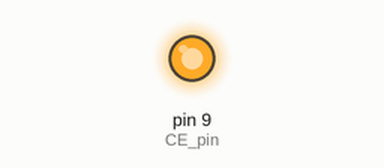
Simulated run of this sketch. Board: Arduino Uno, built with avr-gcc and run on an emulated ATmega328P. Parts: output pins drawn as LEDs (lit = HIGH). Pins used as bus, display or sensor lines are not drawn; what the sketch prints to the serial monitor is not drawn.

Above: at 0.2 s.
Timing chart, 0 to 1.7 s (numbered marks = the images above):
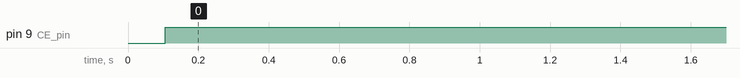

The sketch:

SPI_ARD.ino
```cpp
#include <SPI.h>

#define MOSI_pin  12
#define MISO_pin  11
#define SCK_pin   13
#define CSN_pin   10
#define CE_pin    9
#define IRQ_pin   8

#define INBYTES 1
#define OUTBYTES 1

int address = 0;
int spi_status = 0;
int data_transmit[OUTBYTES];
int data_receive[INBYTES];

byte variavel = 0;

void setup(){
  nRF_init();
  Serial.begin(9600);
  Serial.println("COMM CHECK");
}

void loop(){
  variavel++;
  Serial.println(variavel);
  nRF_transmit(variavel);
  Serial.flush();
  delay(100);
}

//////////////////////////////////////////////////// "nRF.h"

void nRF_init(){
  delay(100);                   // transceiver startup delay
  pinMode(CE_pin, OUTPUT);
  pinMode(CSN_pin, OUTPUT);
  pinMode(MOSI_pin, OUTPUT);
  pinMode(MISO_pin, INPUT);
  pinMode(SCK_pin, OUTPUT);
  SPI.begin();
  SPI.beginTransaction(SPISettings(SPI_CLOCK_DIV2, MSBFIRST, SPI_MODE0));
  digitalWrite(CE_pin, HIGH);
  digitalWrite(CSN_pin, HIGH);

  nRF_write(0x11, INBYTES);    // incoming bytes in RX_PW_P0

  nRF_write(0x00, B01111111);
  nRF_write(0x01, B00000000);
  nRF_write(0x02, B00000001);
  nRF_write(0x04, B00000000);
  nRF_write(0x05, B01111000);
  nRF_write(0x06, B00100110);

  nRF_bitwrite(0x07, 4, 1);
  nRF_bitwrite(0x07, 5, 1);
  nRF_bitwrite(0x07, 6, 1);

  nRF_send(B11100001);  // flush TX
  nRF_send(B11100010);  // flush RX
}

void nRF_write(byte address, byte bytes){
  byte data[2] = {0, 0};

  digitalWrite(CSN_pin, LOW);
  data[0] = SPI.transfer(address + 32); // write byte format
  data[1] = SPI.transfer(bytes);
  digitalWrite(CSN_pin, HIGH);

  spi_status = data[0];
}

byte nRF_read(byte address){
/*
 * printa = 0 for no serial print
 * printa = 1 for serial printing the result
 * printa = 2 for serial printing the status too
 */
  byte data[2] = {0, 0};

  digitalWrite(CSN_pin, LOW);
  data[0] = SPI.transfer(address + 0);  // read byte format
  data[1] = SPI.transfer(B00000000);    // read result
  digitalWrite(CSN_pin, HIGH);

  spi_status = data[0];

  return data[1];
}

void nRF_send(byte info){
  byte data = 0;

  digitalWrite(CSN_pin, LOW);
  data = SPI.transfer(info);    // write byte format
  digitalWrite(CSN_pin, HIGH);

  spi_status = data;
}

void nRF_bitwrite(byte address, byte bite, byte val){
  byte data;

  data = nRF_read(address);
  bitWrite(data, bite, val);
  nRF_write(address, data);
}

boolean nRF_bitread(byte address, byte bite){
  boolean state;
  byte data;

  data = nRF_read(address);
  if(bitRead(data, bite))
    state = true;
  else
    state = false;

  return state;
}

void nRF_transmit(byte data){
  byte check = 0;

  nRF_send(B11100001);      // flush TX
  nRF_bitwrite(0x07, 4, 1); // clear MAX_RT flag

  digitalWrite(CSN_pin, LOW);
  check = SPI.transfer(B10100000); // load TX payload
  SPI.transfer(data);
  digitalWrite(CSN_pin, HIGH);

  digitalWrite(CE_pin, LOW);
  delayMicroseconds(1000);
  nRF_bitwrite(0x00, 0, 0);  // TX mode
  delayMicroseconds(1000);
  digitalWrite(CE_pin, HIGH);
  delayMicroseconds(1000);
  nRF_bitwrite(0x00, 0, 1);  // RX mode

  nRF_send(B11100001);      // flush TX
  nRF_bitwrite(0x07, 4, 1); // clear MAX_RT flag
}

boolean nRF_RXcheck(){
  boolean received;

  if(nRF_bitread(0x17, 0))
    received = false;
  else
    received = true;

  return received;
}

void nRF_receive(){
  byte data[INBYTES + 1];

  digitalWrite(CSN_pin, LOW);
  data[0] = SPI.transfer(B01100001); // read RX payload
  for(int i = 1; i <= INBYTES; i++)
    data[i] = SPI.transfer(B00000000);
  digitalWrite(CSN_pin, HIGH);

  nRF_send(B11100001);  // flush RX
  for(int i; i < INBYTES; i++)
    data_receive[i] = data[i + 1];
}

void g_print(byte info){
  for(int i = 7; i >= 0; i--){
    Serial.print(bitRead(info, i));
    }
}

void nRF_scanregs(byte start, byte finish, boolean printa){
  for(int i = start; i <= finish; i++){
    Serial.print("Reg: ");
    if(i<0x10)
      Serial.print("0");
    Serial.print(i, HEX);
    Serial.print(" = ");
    if(printa == false){
      g_print(nRF_read(i));
      Serial.println("");
      }
    else
      Serial.println(nRF_read(i), HEX);
    }
}
```

Measured:
- by itself, pin 9 (CE_pin): LOW → HIGH at 0.11 s
